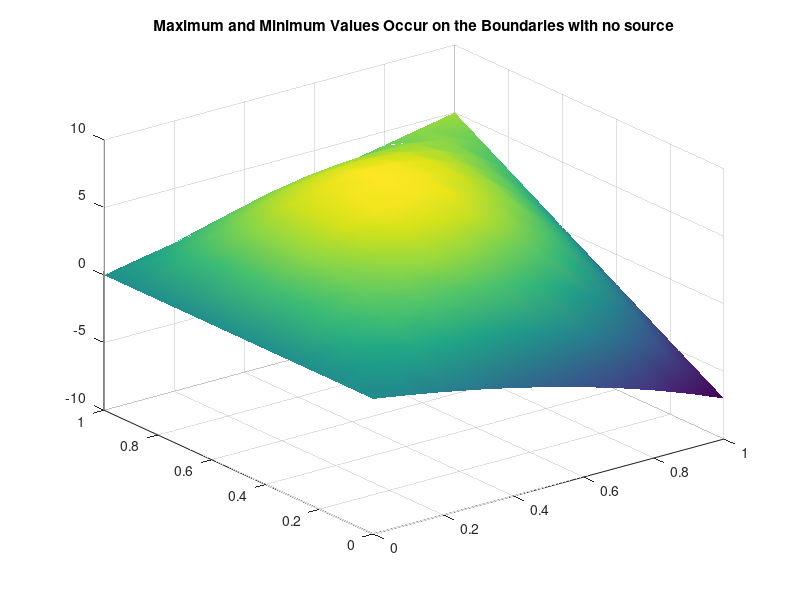

MATLAB code to generate this figure:
% ExPDE7
% elliptic PDE

% this is an example of what solutions look like
% it is NOT an example of how to solve elliptic PDEs efficiently

h = 0.1; k = 0.1;
x = h:h:1-h; y = k:k:1-k;
N = length(x); M = length(y);

b = zeros(N*M,1);


% source term
for j=1:M
   for i=1:N
      b(N*(j-1)+i,1) = -100*exp(-.10*((x(i)-.2)^2+(y(j)-.3)^2));
       %b(N*(j-1)+i,1) = b(N*(j-1)+i,1) + 400*exp(-5*(x(i)-.5)^2-5*(y(j)-.5)^2);
      % comment out the following line to include the source -- Maximum Principle no longer applies
       % b(N*(j-1)+i,1) = 0;
   end
end

% left 
i = 1;
for j=1:M
   b(N*(j-1)+i,1) = b(N*(j-1)+i,1) - 0/h^2;
end

% bottom
j = 1;
for i=1:N
   b(N*(j-1)+i,1) = b(N*(j-1)+i,1) - (-7)*(exp(x(i))-1)/(exp(1)-1)/k^2;
end

% top
j = M;
for i=1:N
   b(N*(j-1)+i,1) = b(N*(j-1)+i,1) - 5*x(i)/k^2;
end
% right
i = N;
for j=1:M
   b(N*(j-1)+i,1) = b(N*(j-1)+i,1) - (12*y(j)-7)/h^2;
end

A = zeros(N*M,N*M);
% diagonal blocks B
for j=1:M
   % j is block row
   for i=1:N
      A(N*(j-1)+i,N*(j-1)+i) = -2/h^2 - 2/k^2;
   end
   for i=1:N-1
      A(N*(j-1)+i,N*(j-1)+i+1) = 1/h^2;
   end
   for i=2:N
      A(N*(j-1)+i,N*(j-1)+i-1) = 1/h^2;
   end
end
% superdiagonal C blocks
for j=1:M-1
   for i=1:N
      A(N*(j-1)+i,N*(j)+i) = 1/k^2;
   end
end
% subdiagonal C blocks
for j=2:M
   for i=1:N
      A(N*(j-1)+i,N*(j-2)+i) = 1/k^2;
   end
end

u = A\b;

% put solution into matrix v for plotting

v = zeros((N+2),(M+2));

for j = 2:M+1
   v(1,j) = 0;       % left
   v(N+2,j) = 12*y(j-1)-7;  % right
end
for i=2:N+1
   v(i,1) = -7*(exp(x(i-1))-1)/(exp(1)-1);       % bottom
   v(i,M+2) = 5*x(i-1);  % top
end

% corners
v(1,1) = 0;
v(1,M+2) = 0;
v(N+2,1) = -7;
v(N+2,M+2) = 5;

for i=2:N+1
   for j=2:M+1
      v(i,j) = u(N*(j-2)+i-1);
   end
end

x1 = 0:h:1; y1 = 0:k:1;
surf(x1,y1,v'),title('Maximum and Minimum Values Occur on the Boundaries with no source' ), shading interp